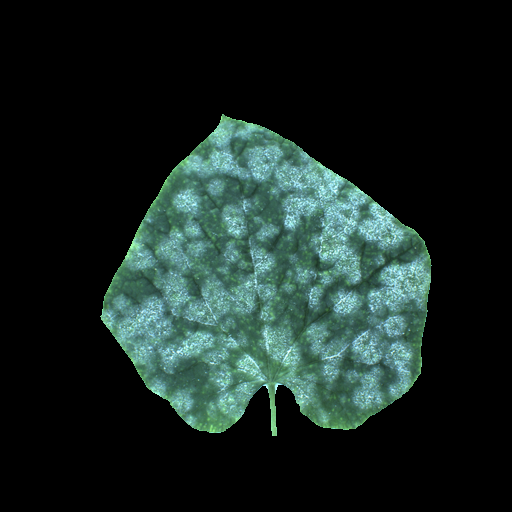
#> input picture U-net-re/data/test/img/4.png, 512 x 512 px, found by its file name
$ python s4_other_algo.py
#> lines starting #> are read from the running program, lines starting #| are printed output that depends on the picture; after the words box and inside, x2 and y2 are one past the last pixel; in counts of white or black regions, pixels touching at a corner belong together
#> further down, img is the input picture: shape (512, 512, 3); mean R, G, B 24.2, 38.3, 34.6
# %%
import numpy as np
import skimage.io
from matplotlib import pyplot as plt
import os

# %%
def rgb2gray(img):
    '''
    灰度化
    '''
    r = img[:, :, 0].copy().astype(np.float32)
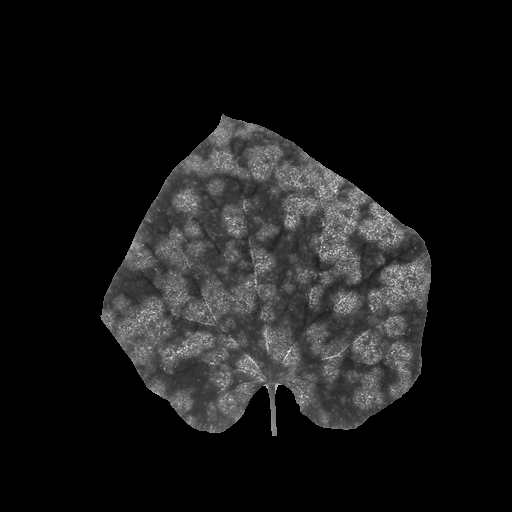
#> r: shape (512, 512) float32; min 0, max 241, mean 24.2
    g = img[:, :, 1].copy().astype(np.float32)
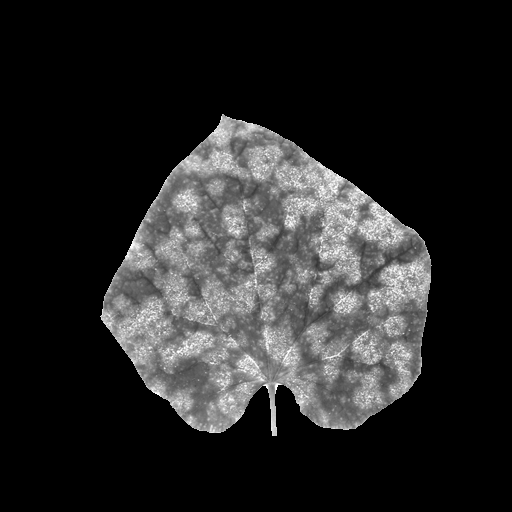
#> g: shape (512, 512) float32; min 0, max 255, mean 38.3
    b = img[:, :, 2].copy().astype(np.float32)
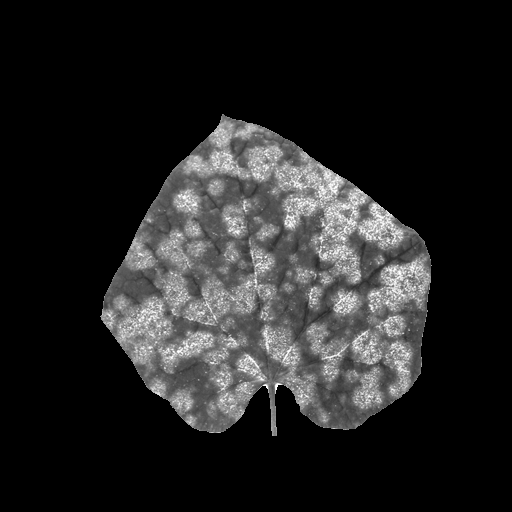
#> b: shape (512, 512) float32; min 0, max 255, mean 34.6

    gray_img = 0.2126 * r + 0.7152 * g + 0.0722 * b
    gray_img = gray_img.astype(np.uint8)

    return gray_img
#
# %%
# [28 lines left out: function otsu, not called in this run]

def otsu_back(img):
    '''
    不考虑背景的 otsu 算法
    '''
    gray_img = img.copy()
    h = gray_img.shape[0]
#> h = 512
    w = gray_img.shape[1]
#> w = 512
    threshold_t = 0
    max_g = 0

    # 遍历每一个灰度层
    for t in range(1, 255):
    	# 使用numpy直接对数组进行运算
        n0 = gray_img[np.where((0 < gray_img) * (gray_img < t))]
        n1 = gray_img[np.where(gray_img >= t)]
        w0 = len(n0) / (h * w)
        w1 = len(n1) / (h * w)
        u0 = np.mean(n0) if len(n0) > 0 else 0.
        u1 = np.mean(n1) if len(n0) > 0 else 0.

        g = w0 * w1 * (u0 - u1) ** 2
        if g > max_g:
            max_g = g
            threshold_t = t
#> this loop made 254 passes
#> (n0, w0, w1, u0, u1, g, max_g) on passes 46, 48, 49: ([45], 3.81e-06, 0.277, 45, 125.9, 0.00692, 0.00692), ([45, 47], 7.63e-06, 0.277, 46, 125.9, 0.0135, 0.0135), ([48, 48, 48, 45, 48, 48, 47, 48, 48], 3.43e-05, 0.277, 47.56, 125.9, 0.0584, 0.0584)
#> (w0, w1, u0, u1, g, max_g) on passes 50 to 55: (6.1e-05, 0.277, 48.19, 125.9, 0.102, 0.102), (9.16e-05, 0.277, 48.79, 125.9, 0.151, 0.151), (0.000156, 0.277, 49.71, 126, 0.252, 0.252), (0.00021, 0.277, 50.29, 126, 0.333, 0.333), (0.000286, 0.277, 51.01, 126, 0.445, 0.445), (0.000397, 0.277, 51.85, 126, 0.604, 0.604)
#> after the loop, max_g = 68.35; threshold_t = 131
    # print('类间方差最大阈值：', threshold_t)
    gray_img[gray_img < threshold_t] = 0
    gray_img[gray_img >= threshold_t] = 255
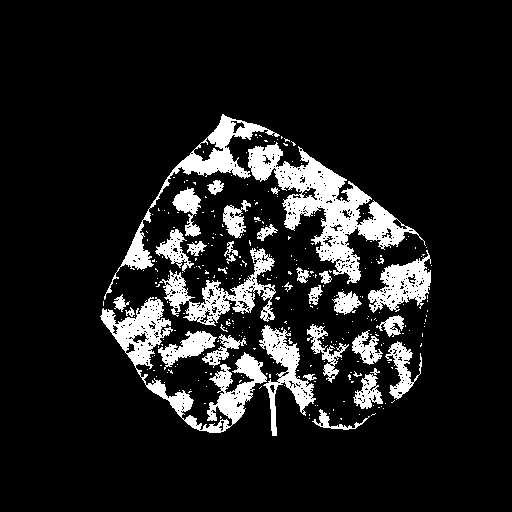
#> gray_img: shape (512, 512); 11.7% white; 291 white regions (258 under 20 px), largest, box (x1, y1, x2, y2) and area: (248, 142, 426, 284) 7183, (100, 297, 267, 433) 5038, (104, 114, 280, 300) 3045
    return gray_img

# %%
# [29 lines left out: functions iu_acc, dice_acc, pre_recall, not called in this run]

def pixel_acc(y_true, y_pred):
    acc = np.sum(y_true == y_pred) / (y_true.shape[0]*y_true.shape[1])
    return acc
# %%
# 这里直接将数据转换成float32了，方便后续计算
path = '../dataset/plant_seg/test/img/4.png'
img = skimage.io.imread(path)
gray_img = rgb2gray(img)
otsu_img = otsu_back(gray_img)
fig, ax = plt.subplots(nrows=3, ncols=1, figsize=(10,30))
ax[0].imshow(img)
ax[1].imshow(gray_img, cmap='gray')
ax[2].imshow(otsu_img, cmap='gray')
plt.show()
# %%
path = '../dataset/plant_seg/test/imgAno/4.png'
img_ano = skimage.io.imread(path, as_gray=True)
#> img_ano: shape (512, 512) float64; min 0, max 0.987, mean 0.137
# %%
path_img = '../dataset/plant_seg/test/img'
path_img_ano = '../dataset/plant_seg/test/imgAno'
path_save = '../result/s4/otsu/'
for i in range(20):
    pth_img = os.path.join(path_img, str(i)+'.png')
    pth_img_ano = os.path.join(path_img_ano, str(i)+'.png')
#> (the run stopped early here; a loop or call above may not have finished)
